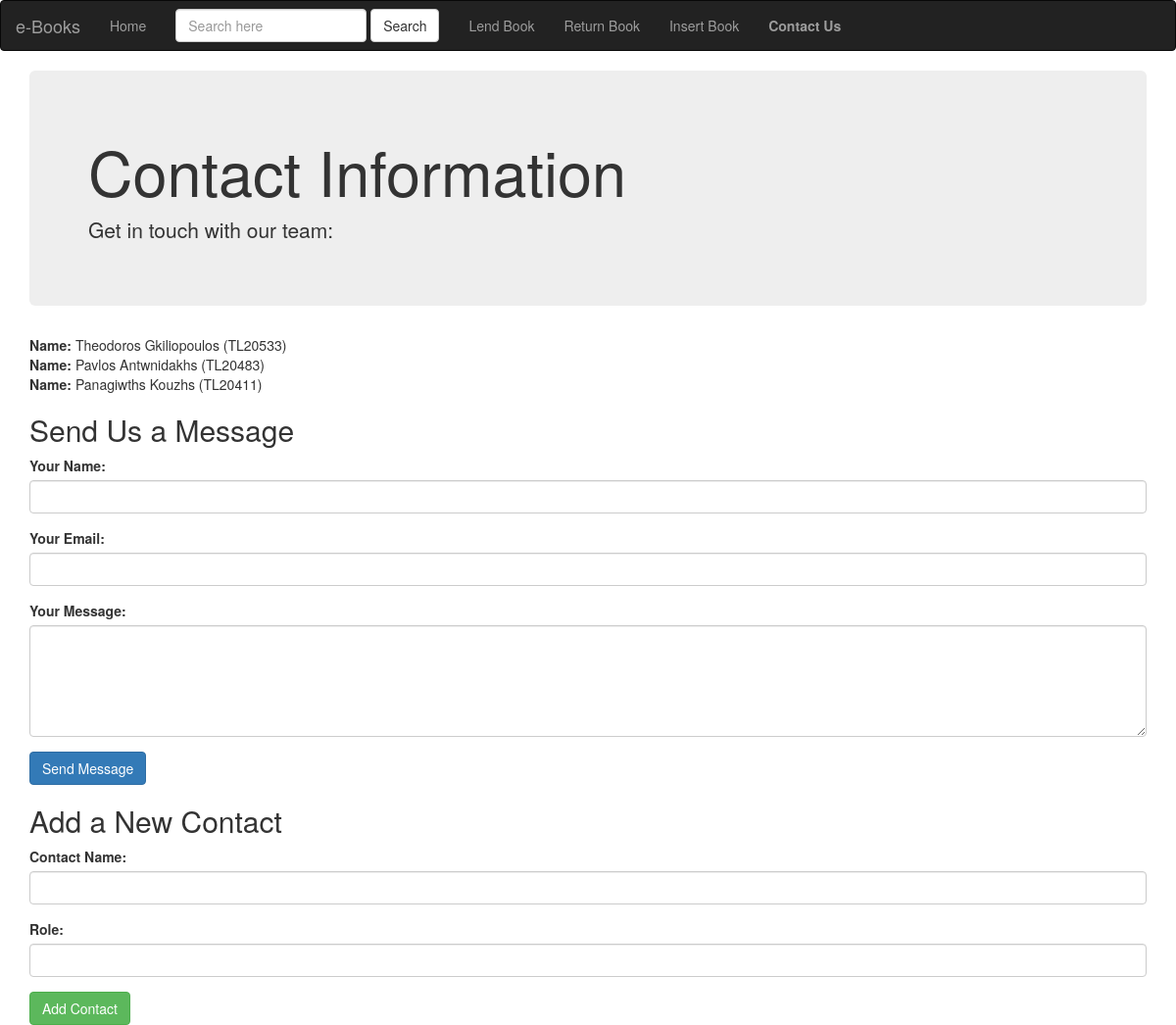
The app's page /contact.php, older data.
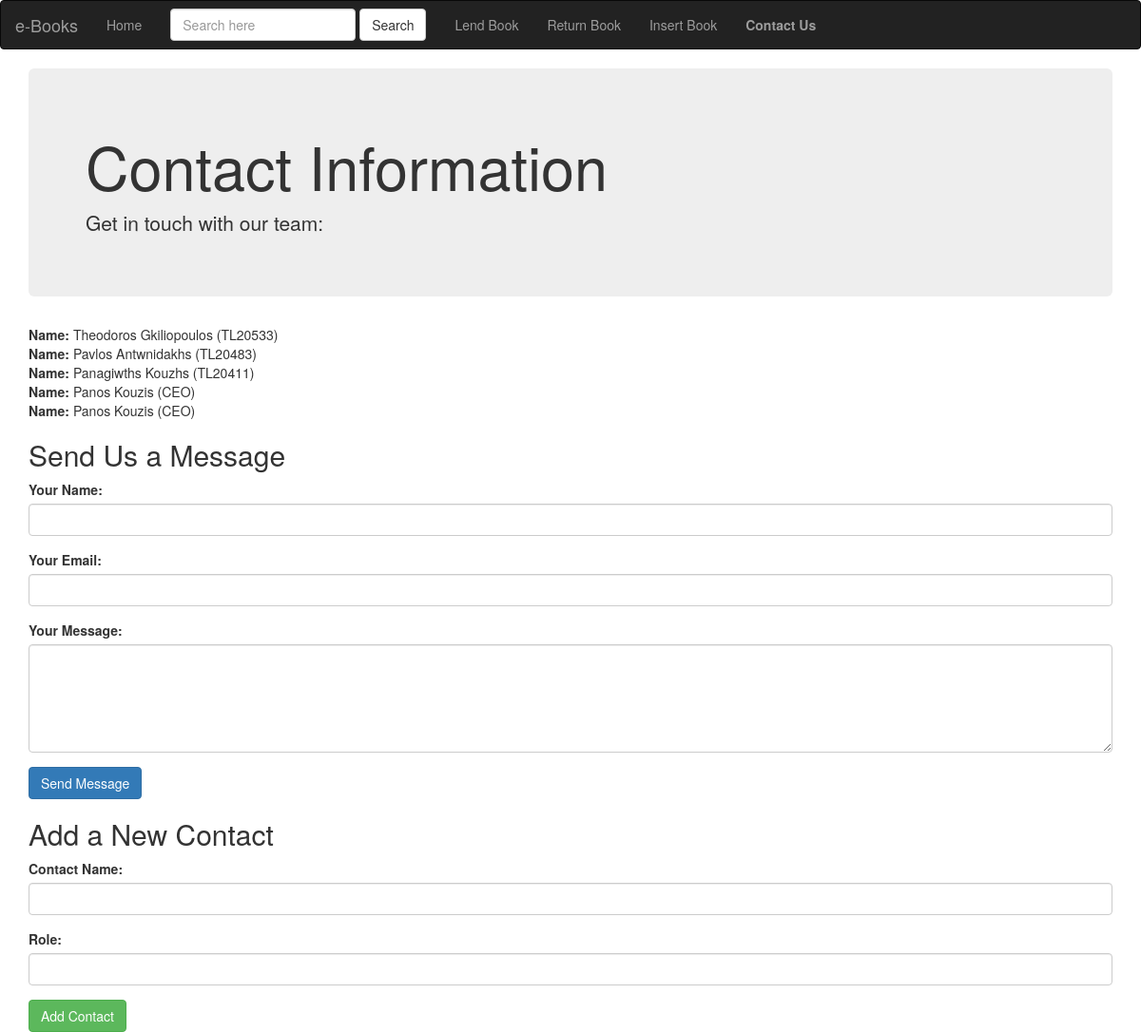
The same page, newer data.
### tables this page shows
CREATE TABLE `contacts` (
  `ContactID` int(11) NOT NULL,
  `Name` varchar(100) NOT NULL,
  `Role` varchar(100) NOT NULL
);

### contact.php (the view, shortened to what this page needs)
<!DOCTYPE html>
<html lang="en">
    <head>
        <link rel="stylesheet" href="https://maxcdn.bootstrapcdn.com/bootstrap/3.4.1/css/bootstrap.min.css">
    </head>
    <body>
        <nav class="navbar navbar-inverse">
            <div class="container-fluid">
                <div class="navbar-header">
                    <a class="navbar-brand" href="#">e-Books</a>
                </div>
                <ul class="nav navbar-nav">
                    <li><a href="./index.php">Home</a></li>
                    <li>
                        <form class="navbar-form" method="GET" action="search_books.php">
                            <div class="form-group">
                                <input
                                    type="text"
                                    id="search-bar"
                                    name="query"
                                    class="form-control"
                                    placeholder="Search here">
                            </div>
                            <button type="submit" class="btn btn-default">Search</button>
                        </form>
                    </li>
                    <li><a href="./lend_book.php">Lend Book</a></li>
                    <li><a href="./return_book.php">Return Book</a></li>
                    <li><a href="./insert_book.php">Insert Book</a></li>
                    <li><a href="./contact.php" class="active"><strong>Contact Us</strong></a></li>
                </ul>
            </div>
        </nav>
        <div class="container">
            <div class="jumbotron">
                <h1>Contact Information</h1>
                <p>Get in touch with our team:</p>
            </div>
            <div class="contact-list">
                <ul class="list-unstyled">
                    <li><strong>Name:</strong> Theodoros Gkiliopoulos (TL20533)</li>
                    <li><strong>Name:</strong> Pavlos Antwnidakhs (TL20483)</li>
                    <li><strong>Name:</strong> Panagiwths Kouzhs (TL20411)</li>
                    <?php
                    include 'db_connect.php';
                    $sql = "SELECT Name, Role FROM Contacts WHERE Name NOT IN (
                        'Theodoros Gkiliopoulos', 'Pavlos Antwnidakhs', 'Panagiwths Kouzhs')";
                    $result = $conn->query($sql);
                    if ($result->num_rows > 0) {
                        while ($row = $result->fetch_assoc()) {
                            echo "<li><strong>Name:</strong> " . htmlspecialchars($row["Name"]) . " (" . htmlspecialchars($row["Role"]) . ")</li>";
                        }
                    }
                    ?>
                </ul>
            </div>
            <div class="contact-form">
                <h2>Send Us a Message</h2>
                <form id="messageForm" method="POST" action="contact.php">
                    <div class="form-group">
                        <label for="name">Your Name:</label>
                        <input type="text" class="form-control" id="name" name="name" required>
                    </div>
                    <div class="form-group">
                        <label for="email">Your Email:</label>
                        <input type="email" class="form-control" id="email" name="email" required>
                    </div>
                    <div class="form-group">
                        <label for="message">Your Message:</label>
                        <textarea class="form-control" id="message" name="message" rows="5" required></textarea>
                    </div>
                    <button type="submit" class="btn btn-primary">Send Message</button>
                </form>
            </div>
            <div class="add-contact-form">
                <h2>Add a New Contact</h2>
                <form id="contactForm" method="POST" action="contact.php">
                    <div class="form-group">
                        <label for="new_contact_name">Contact Name:</label>
                        <input type="text" class="form-control" id="new_contact_name" name="new_contact_name" required>
                    </div>
                    <div class="form-group">
                        <label for="new_contact_role">Role:</label>
                        <input type="text" class="form-control" id="new_contact_role" name="new_contact_role" required>
                    </div>
                    <button type="submit" class="btn btn-success">Add Contact</button>
                </form>
            </div>
        </div>
    </body>
</html>

Row changes from the older to the newer data that the page shows:
added contacts: Name "Panos Kouzis", Role "CEO"
added contacts: Name "Panos Kouzis", Role "CEO"
